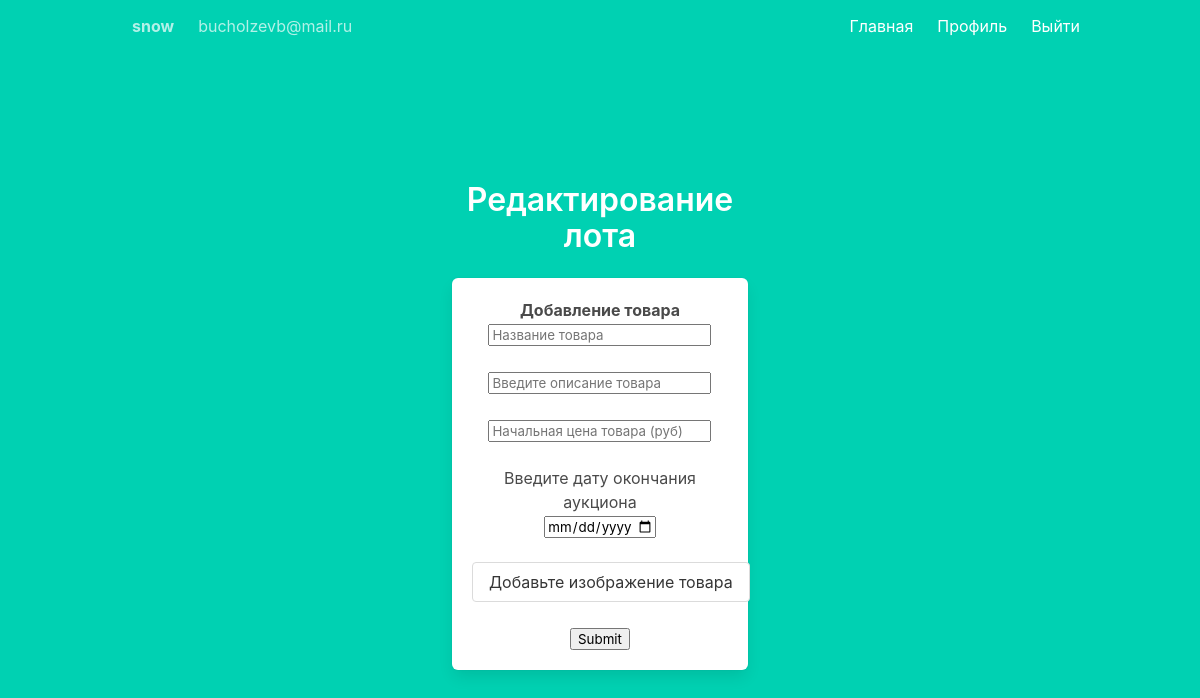
/change/12 (signed in), run on an earlier commit of the app's database.
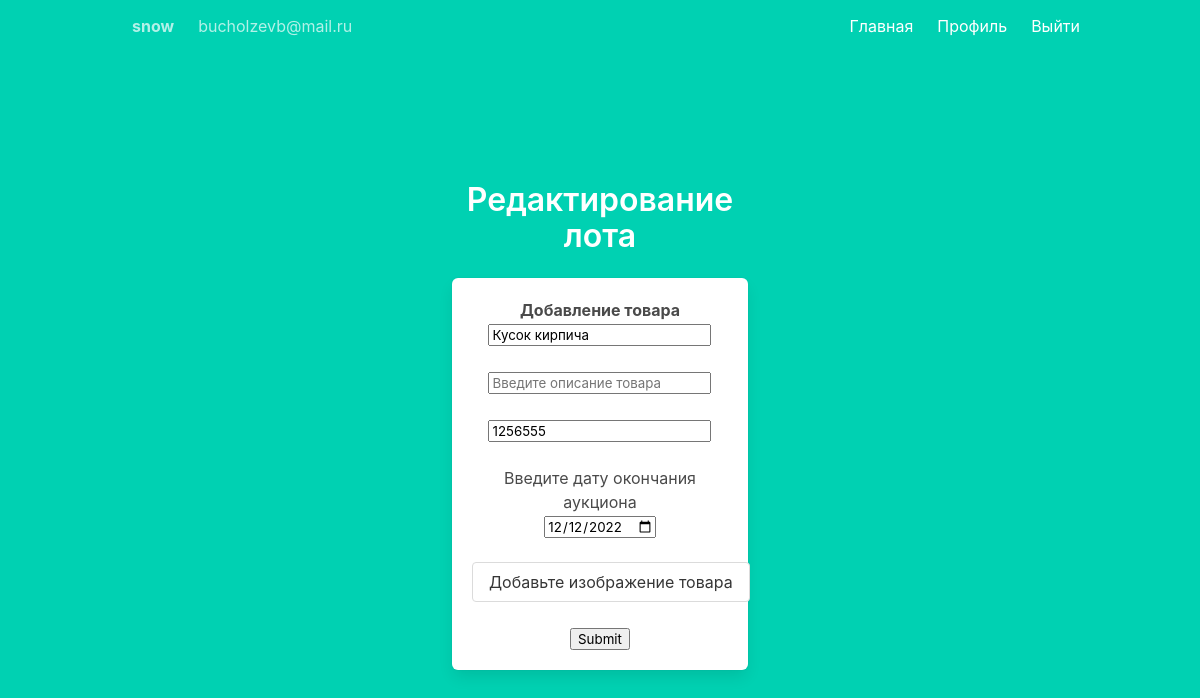
And on a later commit of the database.
### models.py (models this page shows, shortened)
class Item(db.Model):
    id = db.Column(db.Integer, primary_key=True)
    title = db.Column(db.String(100), nullable=False)
    description = db.Column(db.String(500))
    description = db.Column(db.String(500))
    price = db.Column(db.Integer, nullable=False)
    final_date = db.Column(db.Text, nullable=False)
    user_id = db.Column(db.Integer, db.ForeignKey('user.id'))
    buyer = db.Column(db.String(100), nullable=True, default="Пока никому. Станьте первым!")

### main.py (the view)
@main.route('/change/<int:num>', methods=['GET'])
@login_required
def change_get(num):
    item = Item.query.filter_by(id=num).first()
    return render_template("change.html", data=item)

### __init__.py (called while the page is built)
def create_app() -> Flask:
    app = Flask(__name__)
    app.config['SECRET_KEY'] = 'secret-key-goes-here'
    app.config['SQLALCHEMY_DATABASE_URI'] = 'sqlite:///db.sqlite'
    app.config['SQLALCHEMY_TRACK_MODIFICATIONS'] = False
    app.config['UPLOAD_FOLDER'] = UPLOAD_FOLDER
    db.init_app(app)
    login_manager = LoginManager()
    login_manager.login_view = 'auth.login'
    login_manager.init_app(app)
    with app.app_context():
        db.create_all()
    from .auth import auth as auth_blueprint
    app.register_blueprint(auth_blueprint)
    from .main import main as main_blueprint
    app.register_blueprint(main_blueprint)
    from .models import User
    @login_manager.user_loader
    def load_user(user_id):
        return User.query.get(int(user_id))
    return app

### templates/change.html (shortened to what this page needs)
{% extends "base.html" %}
{% block content %}
<div class="column is-4 is-offset-4">
    <h3 class="title">Редактирование лота</h3>
    <div class="box">
<div class="control ">
    <h1></h1><strong> Добавление товара</strong></h1>
    <form method="POST" enctype="multipart/form-data">
        <input type="text" class="form-control" name="title" id="title" placeholder="Название товара" value="{{data.title}}"  >
        <br><br>
        <input class="form-control" name="description" id="description" placeholder="Введите описание товара"  value="{{data.description}}">
        <br><br>
         <input type="price" class="form-control" name="price" id="price" placeholder="Начальная цена товара (руб)"  value="{{data.price}}">
        <br><br>
            <h6> Введите дату окончания аукциона</h6>
         <input type="date" name="final_date" id="final_date" value="{{data.final_date}}"
                        max="2023-06-04" min="2022-06-14">
        <br><br>
        <a class="button" href="/uploads">Добавьте изображение товара</a>
            <br><br>
            <input type=submit class="is-success is-normal">
    </form>
</div>
    </div></div>
 {% endblock %}

What changed in the data, as far as the page shows it:
added Item: title "Кусок кирпича", price "1256555", final_date "12/12/2022"
